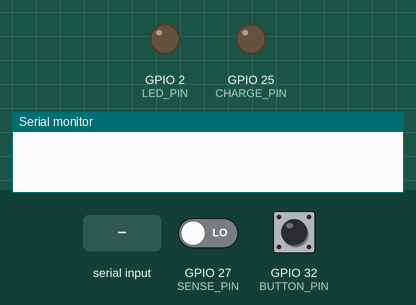
The program below on a simulated ESP32. On the bench: output pins drawn as LEDs (lit = HIGH), the last lines printed to the serial monitor. Inputs (shaded band) come from the test bench; at power-on: GPIO 32 (BUTTON_PIN) HIGH, GPIO 27 (SENSE_PIN) LOW. EEPROM starts erased.

Above: at 1.2 s.
1.3 s: GPIO 32 (BUTTON_PIN) pulled LOW for 0.15 s
At 3.1 s:
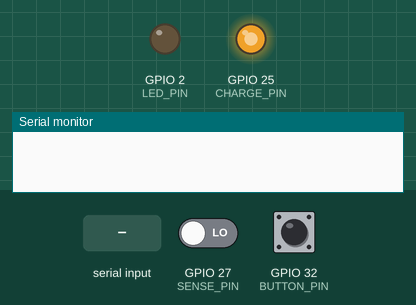
4.4 s: "m90\n" received over Serial
At 4.5 s:
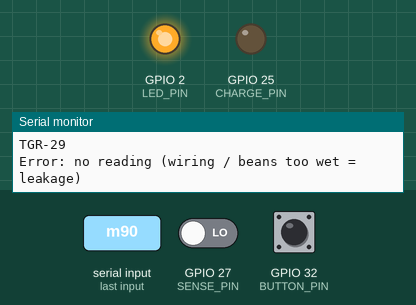
7.4 s: "m,45\n" received over Serial
At 8.6 s:
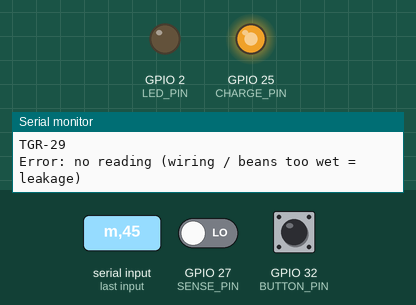
10.4 s: "m\n" received over Serial
At 13.3 s:
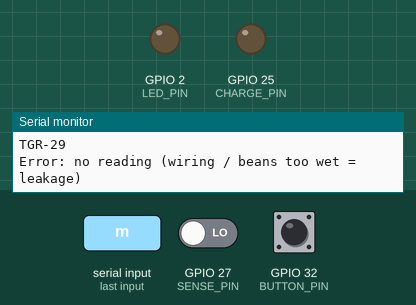
Timing chart, 0 to 14.4 s (numbered marks = the images above; inputs shaded):
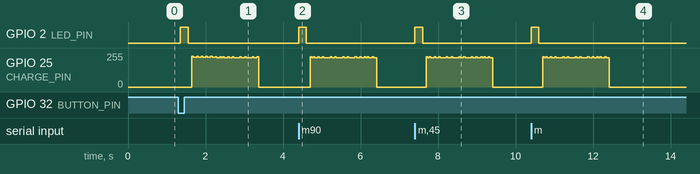

Measured:
- after the input at 1.3 s, GPIO 2 (LED_PIN): LOW → HIGH after 0.05 s, → LOW 0.20 s later
- after the input at 4.4 s, GPIO 2 (LED_PIN): LOW → HIGH at once, → LOW 0.20 s later
- after the input at 7.4 s, GPIO 2 (LED_PIN): LOW → HIGH at once, → LOW 0.20 s later
- after the input at 10.4 s, GPIO 2 (LED_PIN): LOW → HIGH at once, → LOW 0.20 s later

The program:

main.cpp
```cpp
/*
 * TESA Top Gun Rally 2026 - Coffee bean moisture sensor
 * Cx = two copper plates 5 x 10 cm, 1 cm apart, beans in between
 * Measurement: Method 1 (RC charge through 1M + LM393, Vref = 2.086 V = 63.2%)
 *
 * Wiring (same as before):
 *   GPIO25 --[1M]--+-----------> LM393 pin 3 (IN+)
 *                  |
 *               PLATE 1  (short wire!)
 *                 beans
 *               PLATE 2 -----> GND
 *   Pot 10k (3.3V-GND) wiper -> LM393 pin 2 (IN-) = 2.086 V
 *   LM393 pin 1 (OUT) -> GPIO27, 2k pull-up to 3.3V
 *   LM393 pin 8 -> 5V, pin 4 -> GND, pins 5,6 -> GND
 *   Button GPIO32 -> GND, LED GPIO2
 *
 * Serial commands (9600, end with Enter):
 *   e        save EMPTY box reference
 *   a 9.5    save sample A, known moisture 9.5 %
 *   b 13.0   save sample B, known moisture 13.0 %
 *   m        measure (same as button)
 *   p        print calibration
 *   x        clear calibration
 */
#include <Arduino.h>
#include <Preferences.h>
#include <algorithm>
#include <math.h>
#include "soc/soc.h"
#include "soc/gpio_reg.h"

// ============================== Team ==============================
#define TEAM_ID  "TGR-29"
#define CAL_MODE 0            // 1 = print raw timing details

// ============================== Pins ==============================
const int BUTTON_PIN = 32;
const int LED_PIN    = 2;
const int CHARGE_PIN = 25;
const int SENSE_PIN  = 27;    // must be 0-31 (read from GPIO_IN_REG)

// ============================== Circuit ==============================
const float R_CHARGE_OHM = 1000000.0;
const float V_HIGH       = 3.30;
const float V_REF        = 2.086;

// Meter calibration (from the capacitor challenge)
const float C_OPEN_PF = 8.14;
const float GAIN      = 0.976;

// ============================== Plate sensor geometry ==============================
const float EPS0          = 8.854e-12;   // F/m
const float PLATE_W_M     = 0.05;        // 5 cm
const float PLATE_L_M     = 0.10;        // 10 cm
const float PLATE_GAP_M   = 0.01;        // 1 cm
const float C_AIR_PF      = EPS0 * PLATE_W_M * PLATE_L_M / PLATE_GAP_M * 1e12;  // 4.43 pF

// ============================== Measurement ==============================
const int      N_SAMPLES        = 201;
const int      TRIM             = 50;
const uint32_t TIMEOUT_US       = 5000;
const uint32_t MIN_DISCHARGE_US = 1000;
const uint32_t PROBE_DISCHARGE_US = 40000;   // 8 x timeout, worst case

// ============================== Button / LED ==============================
const unsigned long LED_ON_MS   = 200;
const unsigned long DEBOUNCE_MS = 50;
const unsigned long LOCKOUT_MS  = 500;

// ============================== Internal ==============================
static portMUX_TYPE timingMux = portMUX_INITIALIZER_UNLOCKED;
const uint32_t CHARGE_MASK = 1UL << CHARGE_PIN;
const uint32_t SENSE_MASK  = 1UL << SENSE_PIN;

float    lnFactor      = 1.0;
uint32_t cyclesPerUs   = 240;
uint32_t timeoutCycles = 0;
uint32_t dischargeUs   = MIN_DISCHARGE_US;

int stableState = HIGH, lastReading = HIGH;
unsigned long lastChangeMs = 0, lastMeasureMs = 0;

Preferences prefs;
struct SensorCal {
  float cEmpty = NAN;            // pF, empty box
  float cA = NAN, mA = NAN;      // pF, % moisture
  float cB = NAN, mB = NAN;
} cal;

// ============================== Calibration storage (survives reset) ==============================
void loadCal() {
  prefs.begin("beancal", true);
  cal.cEmpty = prefs.getFloat("cE", NAN);
  cal.cA = prefs.getFloat("cA", NAN);  cal.mA = prefs.getFloat("mA", NAN);
  cal.cB = prefs.getFloat("cB", NAN);  cal.mB = prefs.getFloat("mB", NAN);
  prefs.end();
}
void saveCal() {
  prefs.begin("beancal", false);
  prefs.putFloat("cE", cal.cEmpty);
  prefs.putFloat("cA", cal.cA);  prefs.putFloat("mA", cal.mA);
  prefs.putFloat("cB", cal.cB);  prefs.putFloat("mB", cal.mB);
  prefs.end();
}
void printCal() {
  Serial.printf("C_air (theory) = %.2f pF\n", C_AIR_PF);
  Serial.printf("Empty  : %.2f pF\n", cal.cEmpty);
  Serial.printf("Sample A: %.2f pF @ %.2f %%\n", cal.cA, cal.mA);
  Serial.printf("Sample B: %.2f pF @ %.2f %%\n", cal.cB, cal.mB);
  Serial.println();
}

// ============================== Button ==============================
bool buttonPressed() {
  int reading = digitalRead(BUTTON_PIN);
  if (reading != lastReading) { lastChangeMs = millis(); lastReading = reading; }
  if (millis() - lastChangeMs > DEBOUNCE_MS && reading != stableState) {
    stableState = reading;
    return stableState == LOW;
  }
  return false;
}

void ledPulse() {
  digitalWrite(LED_PIN, HIGH);
  delay(LED_ON_MS);
  digitalWrite(LED_PIN, LOW);
}

// ============================== One charge cycle ==============================
uint32_t measureOnceCycles() {
  REG_WRITE(GPIO_OUT_W1TC_REG, CHARGE_MASK);          // discharge
  delayMicroseconds(dischargeUs);
  if (REG_READ(GPIO_IN_REG) & SENSE_MASK) return 0;   // still above Vref

  uint32_t start, elapsed = 0;
  bool tripped = false;

  portENTER_CRITICAL(&timingMux);
  start = ESP.getCycleCount();
  REG_WRITE(GPIO_OUT_W1TS_REG, CHARGE_MASK);          // start charging
  while (true) {
    if (REG_READ(GPIO_IN_REG) & SENSE_MASK) {
      elapsed = ESP.getCycleCount() - start;
      tripped = true;
      break;
    }
    if (ESP.getCycleCount() - start > timeoutCycles) break;
  }
  portEXIT_CRITICAL(&timingMux);

  REG_WRITE(GPIO_OUT_W1TC_REG, CHARGE_MASK);
  return tripped ? elapsed : 0;
}

// ============================== Capacitance (pF), NAN on error ==============================
float measureCapacitancePF() {
  // Probe once with a long discharge so dischargeUs matches THIS load
  dischargeUs = PROBE_DISCHARGE_US;
  uint32_t probe = measureOnceCycles();
  dischargeUs = probe ? max<uint32_t>(MIN_DISCHARGE_US, (probe / cyclesPerUs) * 8)
                      : MIN_DISCHARGE_US;

  static uint32_t samples[N_SAMPLES];
  int good = 0;
  for (int i = 0; i < N_SAMPLES; i++) {
    uint32_t c = measureOnceCycles();
    if (c > 0) samples[good++] = c;
  }
  if (good < N_SAMPLES / 2) {
#if CAL_MODE
    Serial.printf("[CAL] ERROR: only %d/%d valid\n", good, N_SAMPLES);
#endif
    return NAN;
  }

  std::sort(samples, samples + good);
  int trim = (good > 2 * TRIM + 1) ? TRIM : good / 4;
  double sum = 0;
  for (int i = trim; i < good - trim; i++) sum += samples[i];
  double meanCycles = sum / (good - 2 * trim);

  double tUs   = meanCycles / cyclesPerUs;
  double rawPF = (tUs * 1e-6) / (R_CHARGE_OHM * lnFactor) * 1e12;
  double pF    = GAIN * (rawPF - C_OPEN_PF);

#if CAL_MODE
  double spreadUs = (double)(samples[good - 1 - trim] - samples[trim]) / cyclesPerUs;
  Serial.printf("[CAL] ok=%d/%d t=%.3f us spread=%.3f us raw=%.3f pF\n",
                good, N_SAMPLES, tUs, spreadUs, rawPF);
#endif
  return (float)pF;
}

// ============================== pF -> moisture ==============================
bool moisturePercent(float c, float &m) {
  if (isnan(cal.cA) || isnan(cal.cB) || fabsf(cal.cB - cal.cA) < 0.05f) return false;
  m = cal.mA + (c - cal.cA) * (cal.mB - cal.mA) / (cal.cB - cal.cA);
  return true;
}

// ============================== Output ==============================
void printResult(float c) {
  Serial.println(TEAM_ID);
  if (isnan(c)) {
    Serial.println("Error: no reading (wiring / beans too wet = leakage)");
    return;
  }

  float m;
  if (moisturePercent(c, m)) {
    Serial.printf("%.1f %%\n", m);
  } else {
    Serial.println("Moisture = N/A (calibrate with 'a' and 'b')");
  }
}

// ============================== Serial commands ==============================
void handleSerial() {
  if (!Serial.available()) return;
  String line = Serial.readStringUntil('\n');
  line.trim();
  if (line.isEmpty()) return;
  char cmd = tolower(line[0]);
  float val = line.length() > 1 ? line.substring(1).toFloat() : NAN;

  switch (cmd) {
    case 'm': {
      ledPulse();
      printResult(measureCapacitancePF());
      break;
    }
    case 'e': {
      float c = measureCapacitancePF();
      if (isnan(c)) { Serial.println("Empty cal failed\n"); break; }
      cal.cEmpty = c; saveCal();
      Serial.printf("Empty saved: %.2f pF (theory %.2f pF + leads/fringe)\n\n", c, C_AIR_PF);
      break;
    }
    case 'a':
    case 'b': {
      if (isnan(val)) { Serial.println("Usage: a 9.5  (known moisture %)\n"); break; }
      float c = measureCapacitancePF();
      if (isnan(c)) { Serial.println("Sample cal failed\n"); break; }
      if (cmd == 'a') { cal.cA = c; cal.mA = val; } else { cal.cB = c; cal.mB = val; }
      saveCal();
      Serial.printf("Sample %c saved: %.2f pF @ %.2f %%\n\n", toupper(cmd), c, val);
      break;
    }
    case 'p': printCal(); break;
    case 'x': cal = SensorCal(); saveCal(); Serial.println("Calibration cleared\n"); break;
    default:  Serial.println("Commands: e | a <%> | b <%> | m | p | x\n");
  }
}

// ============================== setup / loop ==============================
void setup() {
  Serial.begin(9600);
  Serial.setTimeout(50);

  pinMode(BUTTON_PIN, INPUT_PULLUP);
  pinMode(LED_PIN, OUTPUT);       digitalWrite(LED_PIN, LOW);
  pinMode(CHARGE_PIN, OUTPUT);    digitalWrite(CHARGE_PIN, LOW);
  pinMode(SENSE_PIN, INPUT);      // external 2k pull-up

  lnFactor      = log(1.0 / (1.0 - V_REF / V_HIGH));
  cyclesPerUs   = getCpuFrequencyMhz();
  timeoutCycles = TIMEOUT_US * cyclesPerUs;

  loadCal();
#if CAL_MODE
  Serial.printf("[CAL] CPU=%lu MHz lnFactor=%.4f\n", (unsigned long)cyclesPerUs, lnFactor);
  printCal();
#endif
}

void loop() {
  handleSerial();
  if (buttonPressed() && millis() - lastMeasureMs > LOCKOUT_MS) {
    ledPulse();
    printResult(measureCapacitancePF());
    lastMeasureMs = millis();
  }
}
```
